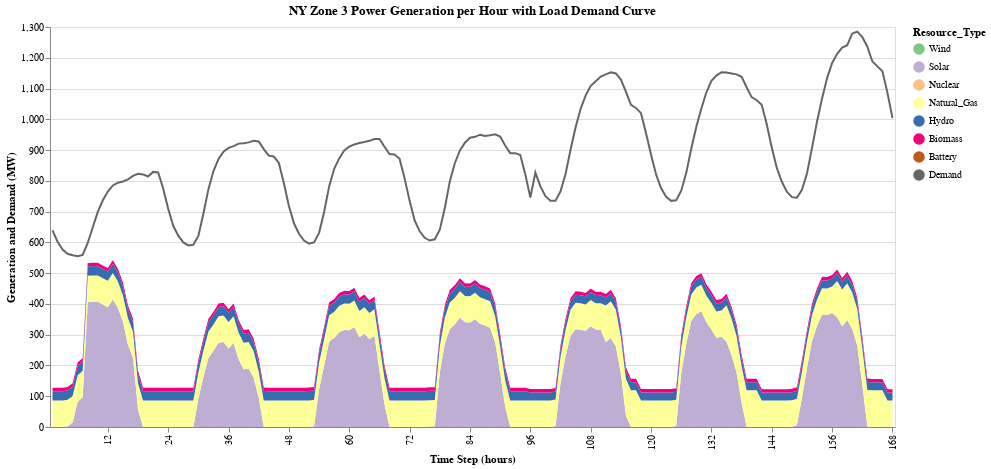

Notebook code cell kept with this figure:
### Markdown cell above
Let's make the same plot for Zone 3:

### Code cell
zone3_power_plot  |>
@vlplot()+
@vlplot(mark={:area},
    x={:Hour,title="Time Step (hours)",labels="Resource_Type:n",axis={values=0:12:168}}, y={:MW,title="Generation and Demand (MW)",type="quantitative"},
    color={"Resource_Type:n",scale={scheme="accent"},sort="descending"},order={field="Resource_Type:n"},width=845,height=400)+
@vlplot(mark=:line,x=:Hour,y=:Demand_Total,lables="Demand",color={datum="Demand",legend={title=nothing}},title="NY Zone 3 Power Generation per Hour with Load Demand Curve")

### Figure 1 — Vega specification as saved in the notebook (floating-point values rounded to 4 significant figures; data arrays with more than 128 entries replaced by an {"elided": "..."} marker saying what was removed)
{"$schema": "https://vega.github.io/schema/vega/v5.json", "axes": [{"aria": false, "domain": false, "grid": true, "gridScale": "x", "labels": false, "maxExtent": 0, "minExtent": 0, "orient": "left", "scale": "y", "tickCount": {"signal": "ceil(height/40)"}, "ticks": false, "zindex": 0}, {"grid": false, "labelAlign": "right", "labelAngle": 270, "labelBaseline": "middle", "orient": "bottom", "scale": "x", "title": "Time Step (hours)", "values": [0, 12, 24, 36, 48, 60, 72, 84, 96, 108, 120, 132, 144, 156, 168], "zindex": 0}, {"grid": false, "labelOverlap": true, "orient": "left", "scale": "y", "tickCount": {"signal": "ceil(height/40)"}, "title": "Generation and Demand (MW)", "zindex": 0}], "background": "white", "data": [{"name": "source_0", "values": {"elided": "1176 records"}}, {"name": "data_0", "source": "source_0", "transform": [{"field": "MW", "groupby": ["Resource_Type", "Resource_Type:n"], "key": "Hour", "method": "value", "type": "impute", "value": 0}, {"as": ["MW_start", "MW_end"], "field": "MW", "groupby": ["Hour"], "offset": "zero", "sort": {"field": ["Resource_Type:n"], "order": ["ascending"]}, "type": "stack"}]}], "height": 400, "legends": [{"fill": "color", "stroke": "color", "symbolType": "circle", "title": "Resource_Type"}], "marks": [{"encode": {"update": {"height": {"field": {"group": "height"}}, "width": {"field": {"group": "width"}}}}, "from": {"facet": {"data": "data_0", "groupby": ["Resource_Type", "Resource_Type:n"], "name": "faceted_path_layer_0_main"}}, "marks": [{"encode": {"update": {"defined": {"signal": "isValid(datum[\"MW\"]) && isFinite(+datum[\"MW\"])"}, "description": {"signal": "\"Time Step (hours): \" + (isValid(datum[\"Hour\"]) ? datum[\"Hour\"] : \"\"+datum[\"Hour\"]) + \"; Generation and Demand (MW): \" + (format(datum[\"MW\"], \"\")) + \"; Resource_Type: \" + (isValid(datum[\"Resource_Type\"]) ? datum[\"Resource_Type\"] : \"\"+datum[\"Resource_Type\"]) + \"; Resource_Type:n: \" + (isValid(datum[\"Resource_Type:n\"]) ? datum[\"Resource_Type:n\"] : \"\"+datum[\"Resource_Type:n\"])"}, "fill": {"field": "Resource_Type", "scale": "color"}, "orient": {"value": "vertical"}, "x": {"field": "Hour", "scale": "x"}, "y": {"field": "MW_end", "scale": "y"}, "y2": {"field": "MW_start", "scale": "y"}}}, "from": {"data": "faceted_path_layer_0_main"}, "name": "layer_0_marks", "sort": {"field": "datum[\"Hour\"]"}, "style": ["area"], "type": "area"}], "name": "layer_0_pathgroup", "type": "group"}, {"encode": {"update": {"defined": {"signal": "isValid(datum[\"Demand_Total\"]) && isFinite(+datum[\"Demand_Total\"])"}, "description": {"signal": "\"Hour: \" + (isValid(datum[\"Hour\"]) ? datum[\"Hour\"] : \"\"+datum[\"Hour\"]) + \"; Demand_Total: \" + (format(datum[\"Demand_Total\"], \"\"))"}, "stroke": {"scale": "color", "value": "Demand"}, "x": {"field": "Hour", "scale": "x"}, "y": {"field": "Demand_Total", "scale": "y"}}}, "from": {"data": "source_0"}, "name": "layer_1_marks", "sort": {"field": "datum[\"Hour\"]"}, "style": ["line"], "type": "line"}], "padding": 5, "scales": [{"domain": {"fields": [{"data": "data_0", "field": "Hour"}, {"data": "source_0", "field": "Hour"}], "sort": true}, "name": "x", "padding": 0.5, "range": [0, {"signal": "width"}], "type": "point"}, {"domain": {"fields": [{"data": "data_0", "field": "MW_start"}, {"data": "data_0", "field": "MW_end"}, {"data": "source_0", "field": "Demand_Total"}]}, "name": "y", "nice": true, "range": [{"signal": "height"}, 0], "type": "linear", "zero": true}, {"domain": {"fields": [{"data": "source_0", "field": "Resource_Type"}, ["Demand"]], "sort": {"field": "Resource_Type", "op": "min", "order": "descending"}}, "name": "color", "range": {"scheme": "accent"}, "type": "ordinal"}], "style": "cell", "title": {"frame": "group", "text": "NY Zone 3 Power Generation per Hour with Load Demand Curve"}, "width": 845}
